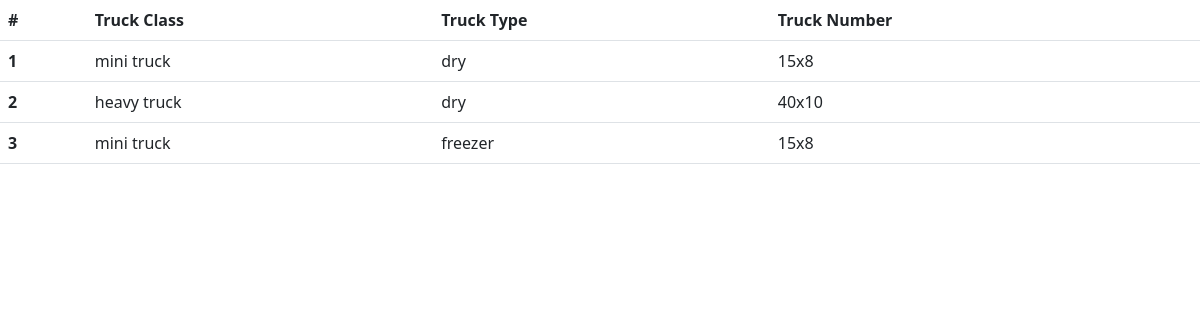
The page /ordersh on the database its author committed.
### home/models.py (models this page shows)
class order(models.Model):
    truckc=models.CharField(max_length=30)
    truckt=models.CharField(max_length=30)
    truckn=models.CharField(max_length=30)

### home/views.py (the view)
# urls.py: path('ordersh', views.ordersh, name='ordersh'),
def ordersh(request):
    all=models.order.objects.all()
    print(all)
    context={'orders': all}
    return render(request,'ordersh.html', context)

### templates/ordersh.html (shortened to what this page needs)
{% load static %}
<!DOCTYPE html>
<html>
<head>
<link href="https://cdn.jsdelivr.net/npm/bootstrap@5.3.0-alpha1/dist/css/bootstrap.min.css" rel="stylesheet">
</head>
<body>
    <table class="table">
        <thead>
            <tr>
                <th scope="col">#</th>
                <th scope="col">Truck Class</th>
                <th scope="col">Truck Type</th>
                <th scope="col">Truck Number</th>
            </tr>
        </thead>
        <tbody>
        {% for order in orders  %}
        <tr>
            <th scope="row">{{forloop.counter}}</th>
            <td>{{order.truckc}} </td>
            <td>{{order.truckt}}</td>
            <td>{{order.truckn}}</td>
        </tr>
        {% endfor %}
        </tbody>
      </table>
</body>
</html>

### rows shown on the page
order: truckc "mini truck", truckt "dry", truckn "15x8"
order: truckc "heavy truck", truckt "dry", truckn "40x10"
order: truckc "mini truck", truckt "freezer", truckn "15x8"
